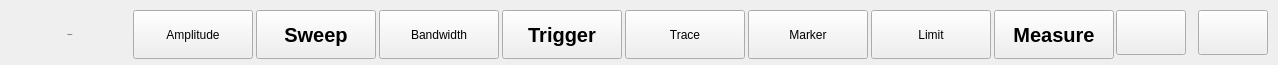
  <widget class="QWidget" name="topButtonBar" native="true">
   <property name="geometry">
    <rect>
     <x>1</x>
     <y>0</y>
     <width>1278</width>
     <height>65</height>
    </rect>
   </property>
   <property name="minimumSize">
    <size>
     <width>0</width>
     <height>0</height>
    </size>
   </property>
   <property name="maximumSize">
    <size>
     <width>16777215</width>
     <height>16777215</height>
    </size>
   </property>
   <property name="styleSheet">
    <string notr="true"/>
   </property>
   <widget class="QPushButton" name="topButton5">
    <property name="geometry">
     <rect>
      <x>502</x>
      <y>10</y>
      <width>120</width>
      <height>49</height>
     </rect>
    </property>
    <property name="font">
     <font>
      <family>Arial</family>
      <pointsize>-1</pointsize>
      <weight>75</weight>
      <italic>false</italic>
      <bold>true</bold>
     </font>
    </property>
    <property name="focusPolicy">
     <enum>Qt::StrongFocus</enum>
    </property>
    <property name="styleSheet">
     <string notr="true">#topButtonBar{
    border:1px;
    border-left-style:solid;
    border-left-color:black;
}
QPushButton{
 font-size:20px;
}</string>
    </property>
    <property name="text">
     <string>Trigger</string>
    </property>
    <property name="checkable">
     <bool>true</bool>
    </property>
    <property name="autoExclusive">
     <bool>false</bool>
    </property>
   </widget>
   <widget class="QPushButton" name="topButton8">
    <property name="geometry">
     <rect>
      <x>871</x>
      <y>10</y>
      <width>120</width>
      <height>49</height>
     </rect>
    </property>
    <property name="focusPolicy">
     <enum>Qt::StrongFocus</enum>
    </property>
    <property name="styleSheet">
     <string notr="true">#topButtonBar{
    border:1px;
    border-left-style:solid;
    border-left-color:black;
}</string>
    </property>
    <property name="text">
     <string>Limit</string>
    </property>
    <property name="checkable">
     <bool>true</bool>
    </property>
    <property name="autoExclusive">
     <bool>false</bool>
    </property>
   </widget>
   <widget class="QPushButton" name="topButton7">
    <property name="geometry">
     <rect>
      <x>748</x>
      <y>10</y>
      <width>120</width>
      <height>49</height>
     </rect>
    </property>
    <property name="focusPolicy">
     <enum>Qt::StrongFocus</enum>
    </property>
    <property name="styleSheet">
     <string notr="true">#topButtonBar{
    border:1px;
    border-left-style:solid;
    border-left-color:black;
}</string>
    </property>
    <property name="text">
     <string>Marker</string>
    </property>
    <property name="checkable">
     <bool>true</bool>
    </property>
    <property name="autoExclusive">
     <bool>false</bool>
    </property>
   </widget>
   <widget class="QPushButton" name="topButton1">
    <property name="geometry">
     <rect>
      <x>10</x>
      <y>10</y>
      <width>120</width>
      <height>49</height>
     </rect>
    </property>
    <property name="font">
     <font>
      <family>Arial</family>
      <pointsize>-1</pointsize>
      <weight>75</weight>
      <italic>false</italic>
      <bold>true</bold>
     </font>
    </property>
    <property name="focusPolicy">
     <enum>Qt::StrongFocus</enum>
    </property>
    <property name="styleSheet">
     <string notr="true"/>
    </property>
    <property name="text">
     <string>Frequency</string>
    </property>
    <property name="checkable">
     <bool>true</bool>
    </property>
    <property name="checked">
     <bool>false</bool>
    </property>
    <property name="autoExclusive">
     <bool>false</bool>
    </property>
    <property name="flat">
     <bool>true</bool>
    </property>
   </widget>
   <widget class="QPushButton" name="topButton6">
    <property name="geometry">
     <rect>
      <x>625</x>
      <y>10</y>
      <width>120</width>
      <height>49</height>
     </rect>
    </property>
    <property name="focusPolicy">
     <enum>Qt::StrongFocus</enum>
    </property>
    <property name="styleSheet">
     <string notr="true">#topButtonBar{
    border:1px;
    border-left-style:solid;
    border-left-color:black;
}</string>
    </property>
    <property name="text">
     <string>Trace</string>
    </property>
    <property name="checkable">
     <bool>true</bool>
    </property>
    <property name="autoExclusive">
     <bool>false</bool>
    </property>
   </widget>
   <widget class="QPushButton" name="topButton2">
    <property name="geometry">
     <rect>
      <x>133</x>
      <y>10</y>
      <width>120</width>
      <height>49</height>
     </rect>
    </property>
    <property name="focusPolicy">
     <enum>Qt::StrongFocus</enum>
    </property>
    <property name="styleSheet">
     <string notr="true">#topButtonBar{
    border:1px;
    border-left-style:solid;
    border-left-color:black;
}</string>
    </property>
    <property name="text">
     <string>Amplitude</string>
    </property>
    <property name="checkable">
     <bool>true</bool>
    </property>
    <property name="autoExclusive">
     <bool>false</bool>
    </property>
   </widget>
   <widget class="QPushButton" name="topButton3">
    <property name="geometry">
     <rect>
      <x>256</x>
      <y>10</y>
      <width>120</width>
      <height>49</height>
     </rect>
    </property>
    <property name="font">
     <font>
      <family>Arial</family>
      <pointsize>-1</pointsize>
      <weight>75</weight>
      <italic>false</italic>
      <bold>true</bold>
     </font>
    </property>
    <property name="focusPolicy">
     <enum>Qt::StrongFocus</enum>
    </property>
    <property name="styleSheet">
     <string notr="true">#topButtonBar{
    border:1px;
    border-left-style:solid;
    border-left-color:black;
}
QPushButton{
 font-size:20px;
}</string>
    </property>
    <property name="text">
     <string>Sweep</string>
    </property>
    <property name="checkable">
     <bool>true</bool>
    </property>
    <property name="checked">
     <bool>false</bool>
    </property>
    <property name="autoExclusive">
     <bool>false</bool>
    </property>
   </widget>
   <widget class="QPushButton" name="topButton4">
    <property name="geometry">
     <rect>
      <x>379</x>
      <y>10</y>
      <width>120</width>
      <height>49</height>
     </rect>
    </property>
    <property name="focusPolicy">
     <enum>Qt::StrongFocus</enum>
    </property>
    <property name="styleSheet">
     <string notr="true">#topButtonBar{
    border:1px;
    border-left-style:solid;
    border-left-color:black;
}</string>
    </property>
    <property name="text">
     <string>Bandwidth</string>
    </property>
    <property name="checkable">
     <bool>true</bool>
    </property>
    <property name="autoExclusive">
     <bool>false</bool>
    </property>
   </widget>
   <widget class="QPushButton" name="topButton9">
    <property name="geometry">
     <rect>
      <x>994</x>
      <y>10</y>
      <width>120</width>
      <height>49</height>
     </rect>
    </property>
    <property name="font">
     <font>
      <family>Arial</family>
      <pointsize>-1</pointsize>
      <weight>75</weight>
      <italic>false</italic>
      <bold>true</bold>
     </font>
    </property>
    <property name="focusPolicy">
     <enum>Qt::StrongFocus</enum>
    </property>
    <property name="styleSheet">
     <string notr="true">#topButtonBar{
    border:1px;
    border-left-style:solid;
    border-left-color:black;
}
QPushButton{
 font-size:20px;
}</string>
    </property>
    <property name="text">
     <string>Measure</string>
    </property>
    <property name="checkable">
     <bool>true</bool>
    </property>
    <property name="checked">
     <bool>false</bool>
    </property>
    <property name="autoExclusive">
     <bool>false</bool>
    </property>
   </widget>
   <widget class="QPushButton" name="topButton10">
    <property name="geometry">
     <rect>
      <x>1116</x>
      <y>10</y>
      <width>70</width>
      <height>45</height>
     </rect>
    </property>
    <property name="focusPolicy">
     <enum>Qt::NoFocus</enum>
    </property>
    <property name="text">
     <string/>
    </property>
    <property name="checkable">
     <bool>true</bool>
    </property>
   </widget>
   <widget class="QPushButton" name="topButton11">
    <property name="geometry">
     <rect>
      <x>1198</x>
      <y>10</y>
      <width>70</width>
      <height>45</height>
     </rect>
    </property>
    <property name="focusPolicy">
     <enum>Qt::NoFocus</enum>
    </property>
    <property name="text">
     <string/>
    </property>
    <property name="checkable">
     <bool>true</bool>
    </property>
   </widget>
  </widget>
